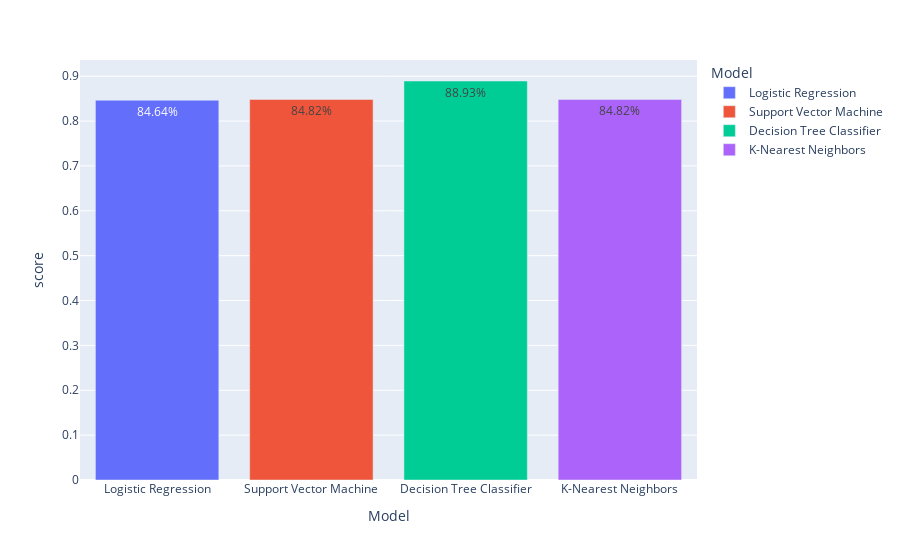

The code cell stored with this chart in its notebook:
### Code cell
px.bar(df, x='Model', y='score', color='Model',text_auto='.4p')

### Figure 1 — Plotly figure (JSON) as saved in the notebook; plotly's stock layout.template omitted (floating-point values rounded to 4 significant figures)
{"data": [{"alignmentgroup": "True", "hovertemplate": "Model=%{x}<br>score=%{y}<extra></extra>", "legendgroup": "Logistic Regression", "marker": {"color": "#636efa", "pattern": {"shape": ""}}, "name": "Logistic Regression", "offsetgroup": "Logistic Regression", "orientation": "v", "showlegend": true, "textposition": "auto", "texttemplate": "%{y:.4p}", "type": "bar", "x": ["Logistic Regression"], "xaxis": "x", "y": [0.8464], "yaxis": "y"}, {"alignmentgroup": "True", "hovertemplate": "Model=%{x}<br>score=%{y}<extra></extra>", "legendgroup": "Support Vector Machine", "marker": {"color": "#EF553B", "pattern": {"shape": ""}}, "name": "Support Vector Machine", "offsetgroup": "Support Vector Machine", "orientation": "v", "showlegend": true, "textposition": "auto", "texttemplate": "%{y:.4p}", "type": "bar", "x": ["Support Vector Machine"], "xaxis": "x", "y": [0.8482], "yaxis": "y"}, {"alignmentgroup": "True", "hovertemplate": "Model=%{x}<br>score=%{y}<extra></extra>", "legendgroup": "Decision Tree Classifier", "marker": {"color": "#00cc96", "pattern": {"shape": ""}}, "name": "Decision Tree Classifier", "offsetgroup": "Decision Tree Classifier", "orientation": "v", "showlegend": true, "textposition": "auto", "texttemplate": "%{y:.4p}", "type": "bar", "x": ["Decision Tree Classifier"], "xaxis": "x", "y": [0.8893], "yaxis": "y"}, {"alignmentgroup": "True", "hovertemplate": "Model=%{x}<br>score=%{y}<extra></extra>", "legendgroup": "K-Nearest Neighbors", "marker": {"color": "#ab63fa", "pattern": {"shape": ""}}, "name": "K-Nearest Neighbors", "offsetgroup": "K-Nearest Neighbors", "orientation": "v", "showlegend": true, "textposition": "auto", "texttemplate": "%{y:.4p}", "type": "bar", "x": ["K-Nearest Neighbors"], "xaxis": "x", "y": [0.8482], "yaxis": "y"}], "layout": {"barmode": "relative", "legend": {"title": {"text": "Model"}, "tracegroupgap": 0}, "margin": {"t": 60}, "xaxis": {"anchor": "y", "categoryarray": ["Logistic Regression", "Support Vector Machine", "Decision Tree Classifier", "K-Nearest Neighbors"], "categoryorder": "array", "domain": [0, 1], "title": {"text": "Model"}}, "yaxis": {"anchor": "x", "domain": [0, 1], "title": {"text": "score"}}}}
